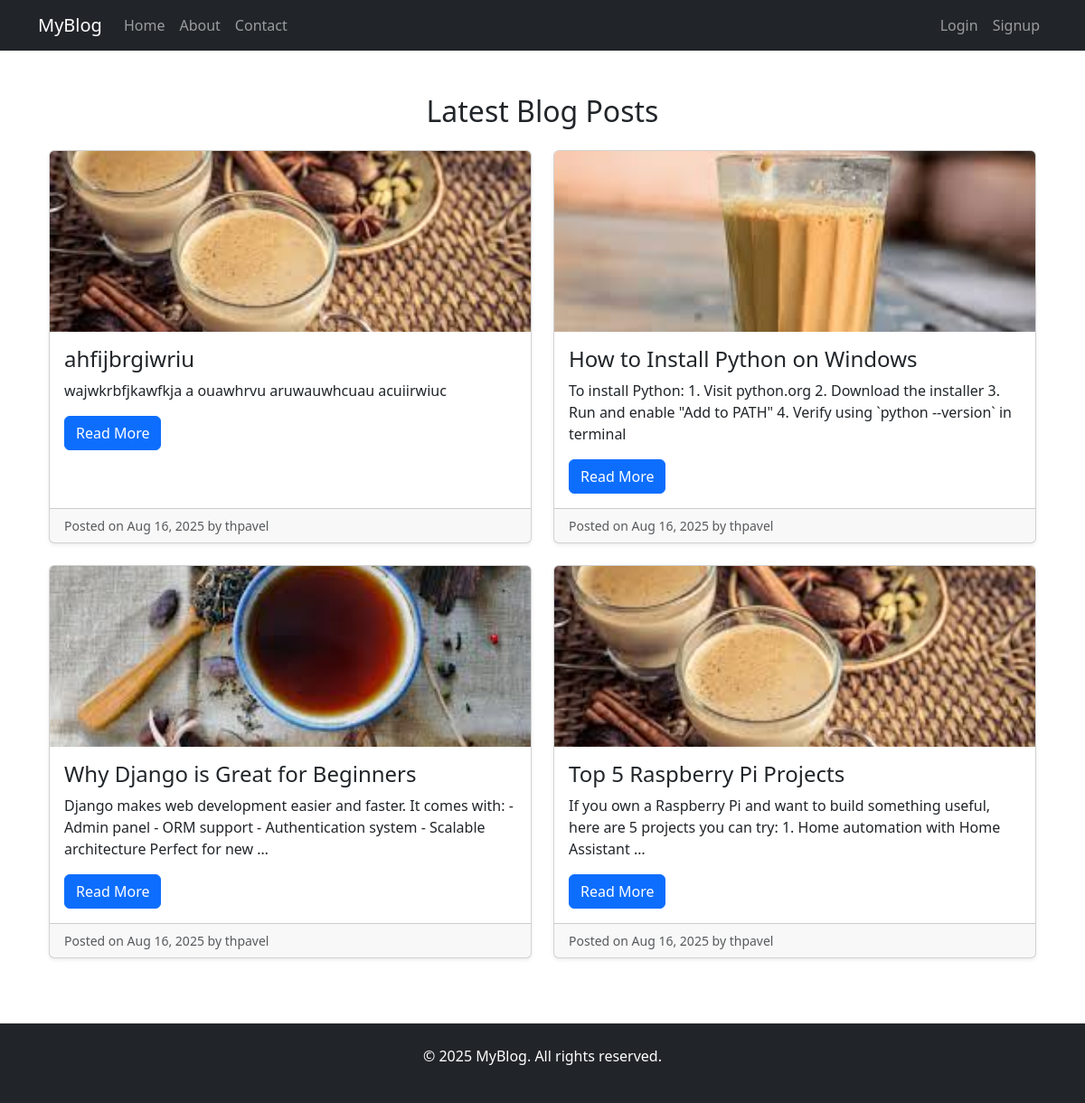
The page / on the database its author committed.
### blog/models.py (models this page shows, shortened)
class Post(models.Model):
    title = models.CharField(max_length=200)
    image = models.ImageField(upload_to='blog_images/', blank=True, null=True)
    content = models.TextField()
    created_at = models.DateTimeField(auto_now_add=True)
    author = models.ForeignKey(User, on_delete=models.CASCADE)
    likes = models.ManyToManyField(User, related_name='post_likes', blank=True)

### blog/views.py (the view)
# urls.py: path('', views.home, name='home'),
def home(request):
    posts = Post.objects.all().order_by('-created_at')
    return render(request, 'blog/home.html', {'posts': posts})

### blog/templates/blog/home.html (shortened to what this page needs)
{% extends "blog/base.html" %}
{% block content %}
<div class="container mt-5">
  <h2 class="text-center mb-4">Latest Blog Posts</h2>
  <div class="row">
    {% for post in posts %}
      <div class="col-md-6 mb-4">
        <div class="card h-100 shadow-sm">
          {% if post.image %}
            <img src="{{ post.image.url }}" class="card-img-top img-fluid" style="max-height: 200px; object-fit: cover;" alt="{{ post.title }}">
          {% endif %}
          <div class="card-body">
            <h4 class="card-title">{{ post.title }}</h4>
            <p class="card-text">{{ post.content|truncatewords:25 }}</p>
            <a href="{% url 'post_detail' post.id %}" class="btn btn-primary">Read More</a>
          </div>
          <div class="card-footer text-muted small">
            Posted on {{ post.created_at|date:"M d, Y" }} by {{ post.author }}
          </div>
        </div>
      </div>
    {% empty %}
      <p>No posts available.</p>
    {% endfor %}
  </div>
</div>
{% endblock %}

### blog/templates/blog/base.html (shortened to what this page needs)
<!DOCTYPE html>
<html lang="en">
<head>
    <link href="https://cdn.jsdelivr.net/npm/bootstrap@5.3.0/dist/css/bootstrap.min.css" rel="stylesheet">
</head>
<body>
<nav class="navbar navbar-expand-lg navbar-dark bg-dark mb-4">
    <div class="container">
        <a class="navbar-brand" href="{% url 'home' %}">MyBlog</a>
        <div class="collapse navbar-collapse" id="navbarNav">
            <ul class="navbar-nav me-auto">
                <li class="nav-item"><a class="nav-link" href="{% url 'home' %}">Home</a></li>
                <li class="nav-item"><a class="nav-link" href="#">About</a></li>
                <li class="nav-item"><a class="nav-link" href="#">Contact</a></li>
            </ul>
            <ul class="navbar-nav">
                {% if user.is_authenticated %}
                    <li class="nav-item"><a class="nav-link" href="#">{{ user.username }}</a></li>
                    <li class="nav-item"><a class="nav-link" href="{% url 'logout' %}">Logout</a></li>
                {% else %}
                    <li class="nav-item"><a class="nav-link" href="{% url 'login' %}">Login</a></li>
                    <li class="nav-item"><a class="nav-link" href="{% url 'signup' %}">Signup</a></li>
                {% endif %}
            </ul>
        </div>
    </div>
</nav>
<div class="container">
    {% block content %}{% endblock %}
</div>
<footer class="bg-dark text-white mt-5 p-4 text-center">
    <p>&copy; 2025 MyBlog. All rights reserved.</p>
</footer>
</body>
</html>

### rows shown on the page
Post: image (picture), title "ahfijbrgiwriu", content "wajwkrbfjkawfkja a ouawhrvu aruwauwhcuau acuiirwiuc", created_at "Aug 16, 2025", author "thpavel"
Post: image (picture), title "How to Install Python on Windows", content "To install Python: 1. Visit python.org 2. Download the installer 3. Run and enable \"Add to PATH\" 4. Verify using `python --version` in terminal", created_at "Aug 16, 2025", author "thpavel"
Post: image (picture), title "Why Django is Great for Beginners", content "Django makes web development easier and faster. It comes with: - Admin panel - ORM support - Authentication system - Scalable architecture Perfect for new …", created_at "Aug 16, 2025", author "thpavel"
Post: image (picture), title "Top 5 Raspberry Pi Projects", content "If you own a Raspberry Pi and want to build something useful, here are 5 projects you can try: 1. Home automation with Home Assistant …", created_at "Aug 16, 2025", author "thpavel"
